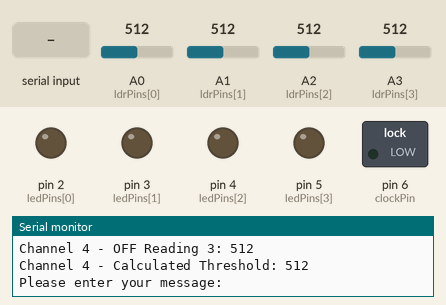
The sketch below on a simulated Arduino Uno, built with avr-gcc and run on an emulated ATmega328P. Parts: switched loads named in the sketch (green lamp = pin HIGH), output pins drawn as LEDs (lit = HIGH), the last lines printed to the serial monitor. Inputs (shaded band) come from the test bench; at power-on: A0 (ldrPins[0]) = 512, A1 (ldrPins[1]) = 512, A2 (ldrPins[2]) = 512, A3 (ldrPins[3]) = 512. EEPROM starts erased.

Above: at 3.6 s.
3.7 s: "1" received over Serial
At 4.82 s:
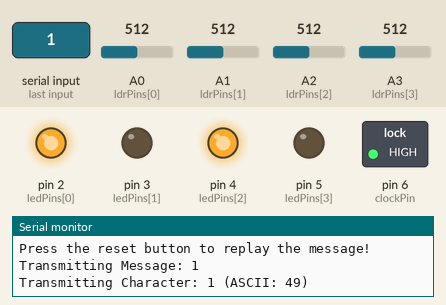
6.5 s: "2" received over Serial
At 7.63 s:
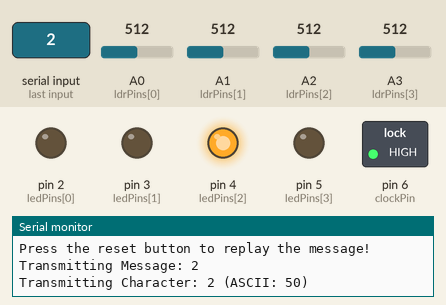
Timing chart, 0 to 9.5 s (numbered marks = the images above; inputs shaded):
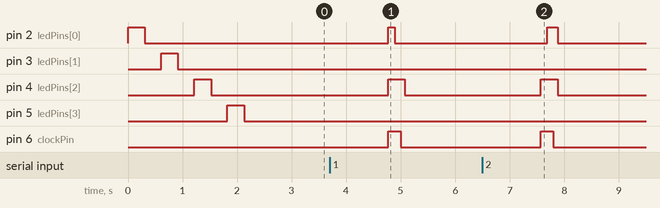

Measured:
- after the input at 3.7 s, pin 2 (ledPins[0]): LOW → HIGH after 1.1 s, → LOW 0.12 s later; pin 4 (ledPins[2]): LOW → HIGH after 1.1 s, → LOW 0.31 s later; pin 6 (clockPin): LOW → HIGH after 1.1 s, → LOW 0.23 s later
- after the input at 6.5 s, pin 2 (ledPins[0]): LOW → HIGH after 1.2 s, → LOW 0.19 s later; pin 4 (ledPins[2]): LOW → HIGH after 1.1 s, → LOW 0.31 s later; pin 6 (clockPin): LOW → HIGH after 1.1 s, → LOW 0.23 s later

The sketch:

Elec_Project.ino
```cpp
#include <Arduino.h>
#include <EEPROM.h>

// Define pins and variables
const int ledPins[] = {2, 3, 4, 5};      // Pins connected to the LEDs
const int ldrPins[] = {A0, A1, A2, A3};  // Pins connected to the LDRs
const int clockPin = 6;                  // Pin connected to the clock LED
int thresholds[4];                       // Thresholds for each LDR

String message;
String receivedMessage = "";
int receivedBits[4] = {0, 0, 0, 0};

// Number of readings per channel for threshold calibration
const int numReadings = 3;

void setup() {
  for (int i = 0; i < 4; i++) {
    pinMode(ledPins[i], OUTPUT);
  }
  pinMode(clockPin, OUTPUT);

  Serial.begin(9600);
  Serial.println("System Ready...");

  // Initialize thresholds based on current light conditions
  calibrateThresholds();

  if (EEPROM.read(0) == 1) {
    replayLastMessage();  // Replay the stored message
  } else {
    Serial.println("Please enter your message:");
  }
}

void loop() {
  if (Serial.available()) {
    message = Serial.readString();
    Serial.print("Message entered: ");
    Serial.println(message);

    saveMessageToEEPROM(message);
    EEPROM.write(0, 1); // Set replay flag
    Serial.println("Press the reset button to replay the message!");

    transmitAndReceiveMessage(); // Transmission and timing handled inside
    Serial.println("Transmission complete. Enter a new message:");
  }
}

void calibrateThresholds() {
  Serial.println("Calibrating LDRs...");

  // For each LDR channel, take several ON and OFF readings and calculate the average
  for (int i = 0; i < 4; i++) {
    int totalReadingOn = 0;
    int totalReadingOff = 0;

    // Calibrate ON (LED on) readings
    for (int j = 0; j < numReadings; j++) {
      digitalWrite(ledPins[i], HIGH);  // Turn on the LED
      int ldrValueOn = analogRead(ldrPins[i]);
      totalReadingOn += ldrValueOn;
      Serial.print("Channel ");
      Serial.print(i + 1);
      Serial.print(" - ON Reading ");
      Serial.print(j + 1);
      Serial.print(": ");
      Serial.println(ldrValueOn);
      delay(100);  // Delay between readings
    }

    // Calibrate OFF (LED off) readings
    for (int j = 0; j < numReadings; j++) {
      digitalWrite(ledPins[i], LOW);  // Turn off the LED
      int ldrValueOff = analogRead(ldrPins[i]);
      totalReadingOff += ldrValueOff;
      Serial.print("Channel ");
      Serial.print(i + 1);
      Serial.print(" - OFF Reading ");
      Serial.print(j + 1);
      Serial.print(": ");
      Serial.println(ldrValueOff);
      delay(100);  // Delay between readings
    }

    // Calculate the average ON and OFF readings
    int averageOn = totalReadingOn / numReadings;
    int averageOff = totalReadingOff / numReadings;

    // Set the threshold as the average of the ON and OFF averages
    thresholds[i] = (averageOn + averageOff) / 2;
    Serial.print("Channel ");
    Serial.print(i + 1);
    Serial.print(" - Calculated Threshold: ");
    Serial.println(thresholds[i]);
  }
}

void saveMessageToEEPROM(String msg) {
  for (int i = 0; i < msg.length(); i++) {
    EEPROM.write(i + 1, msg[i]);
  }
  EEPROM.write(msg.length() + 1, '\0');
}

void replayLastMessage() {
  char savedMessage[100];
  int i = 1;
  while (EEPROM.read(i) != '\0') {
    savedMessage[i - 1] = EEPROM.read(i);
    i++;
  }
  savedMessage[i - 1] = '\0';

  message = savedMessage;
  Serial.print("Replaying Last Message: ");
  Serial.println(message);

  transmitAndReceiveMessage(); // Timing handled inside
}

void transmitAndReceiveMessage() {
  Serial.print("Transmitting Message: ");
  Serial.println(message);

  receivedMessage = "";

  unsigned long startTime = millis(); // Start time measurement

  for (int charIndex = 0; charIndex < message.length(); charIndex++) {
    char character = message[charIndex];
    int ascii = int(character);

    int bits[4] = {
      ascii & 0x03,
      (ascii >> 2) & 0x03,
      (ascii >> 4) & 0x03,
      (ascii >> 6) & 0x03
    };

    Serial.print("Transmitting Character: ");
    Serial.print(character);
    Serial.print(" (ASCII: ");
    Serial.print(ascii);
    Serial.println(")");

    for (int i = 0; i < 4; i++) {
      receivedBits[i] = 0;
    }

    for (int bitIndex = 0; bitIndex < 2; bitIndex++) {
      for (int channel = 0; channel < 4; channel++) {
        digitalWrite(ledPins[channel], (bits[channel] >> bitIndex) & 1);
      }

      digitalWrite(clockPin, HIGH);
      delay(5);

      for (int channel = 0; channel < 4; channel++) {
        int value = analogRead(ldrPins[channel]);
        Serial.print("Channel ");
        Serial.print(channel + 1);
        Serial.print(" - LDR Value: ");
        Serial.println(value);

        if (value > thresholds[channel]) {
          receivedBits[channel] |= (1 << bitIndex);
        }
      }

      digitalWrite(clockPin, LOW);
      delay(5);
    }

    int reconstructedAscii = (receivedBits[3] << 6) | (receivedBits[2] << 4) | (receivedBits[1] << 2) | receivedBits[0];
    Serial.print("Received Character: ");
    Serial.print(char(reconstructedAscii));
    Serial.print(" (ASCII: ");
    Serial.print(reconstructedAscii);
    Serial.println(")");

    receivedMessage += char(reconstructedAscii);
  }

  unsigned long endTime = millis(); // End time measurement

  Serial.print("Received Message: ");
  Serial.println(receivedMessage);

  Serial.print("Time Taken: ");
  Serial.print(endTime - startTime);
  Serial.println(" ms");

  for (int i = 0; i < 4; i++) {
    digitalWrite(ledPins[i], LOW);
  }
}
```
